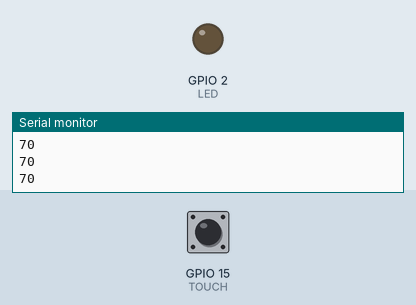
Simulated run of this sketch. Board: ESP32. Parts: output pins drawn as LEDs (lit = HIGH), the last lines printed to the serial monitor. The test bench sets the inputs (shaded band); at power-on: GPIO 15 (TOUCH) HIGH.

Above: at 1.3 s.
1.4 s: GPIO 15 (TOUCH) pulled LOW for 0.3 s
At 1.9 s:
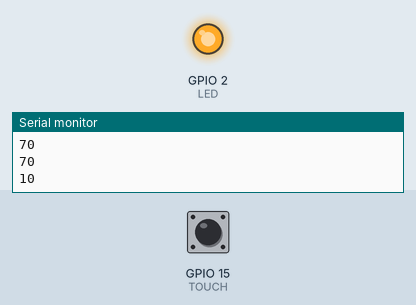
3.5 s: GPIO 15 (TOUCH) pulled LOW for 3.2 s
At 8.2 s:
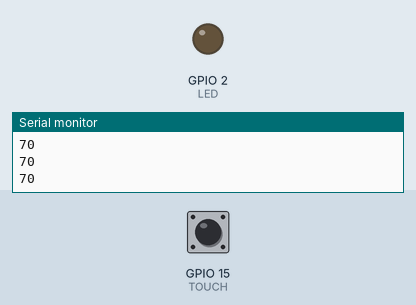
Timing chart, 0 to 9.7 s (numbered marks = the images above; inputs shaded):
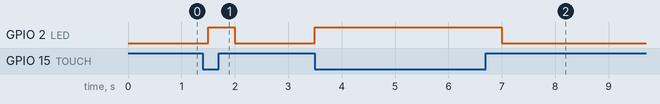

Measured:
- after the input at 1.4 s, GPIO 2 (LED): LOW → HIGH after 0.10 s, → LOW 0.50 s later
- after the input at 3.5 s, GPIO 2 (LED): LOW → HIGH at once, → LOW 3.5 s later

The sketch:

Touch-LED-2.ino
```cpp
int TOUCH = 15;
//Harus ditambahin "T" soalnya pake sensor Touch, pake nama pin juga bisa
int LED = 2;
int TRESHOLD = 50;

void setup() {
  Serial.begin(9600);
  Serial.println("Colek");
  pinMode(LED, OUTPUT);
}

void loop() {
  if (touchRead(TOUCH) < TRESHOLD){
    digitalWrite(LED, HIGH);
  } else {
    digitalWrite(LED, LOW);
  }
  Serial.println(touchRead(TOUCH) );
  delay(500);
}
```
